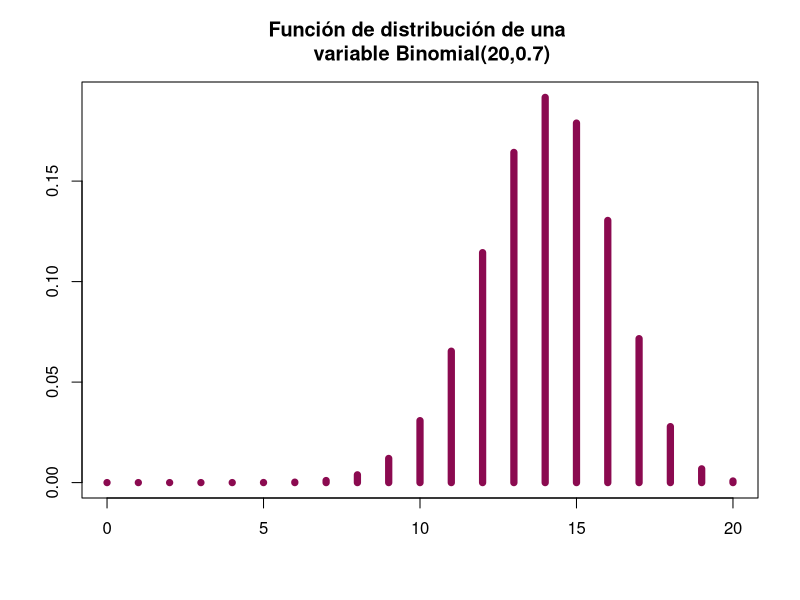

Recreate this plot in R.
## ---- chunk 1

# Datos

T=18                                   #Número de éxitos
alpha=0.05                             #Nivel de significancia
n=20                                   #Tamaño de la muestra
p=0.70                                 #Proporción  

t=qbinom(.95,n,p)                       #Valor crítico
t
pvalue=1-pbinom(17,20,.7)                 #P-value

pvalue
## ---- chunk 2


w=0:20
plot(0:20,dbinom(0:20,20,0.7),type="h",xlab = " ",ylab = " ",col= "deeppink4",
lwd=7,main="Función de distribución de una 
    variable Binomial(20,0.7)")


## ---- chunk 3
binom.test(T,n, p = 0.7, alternative = c("greater"))
